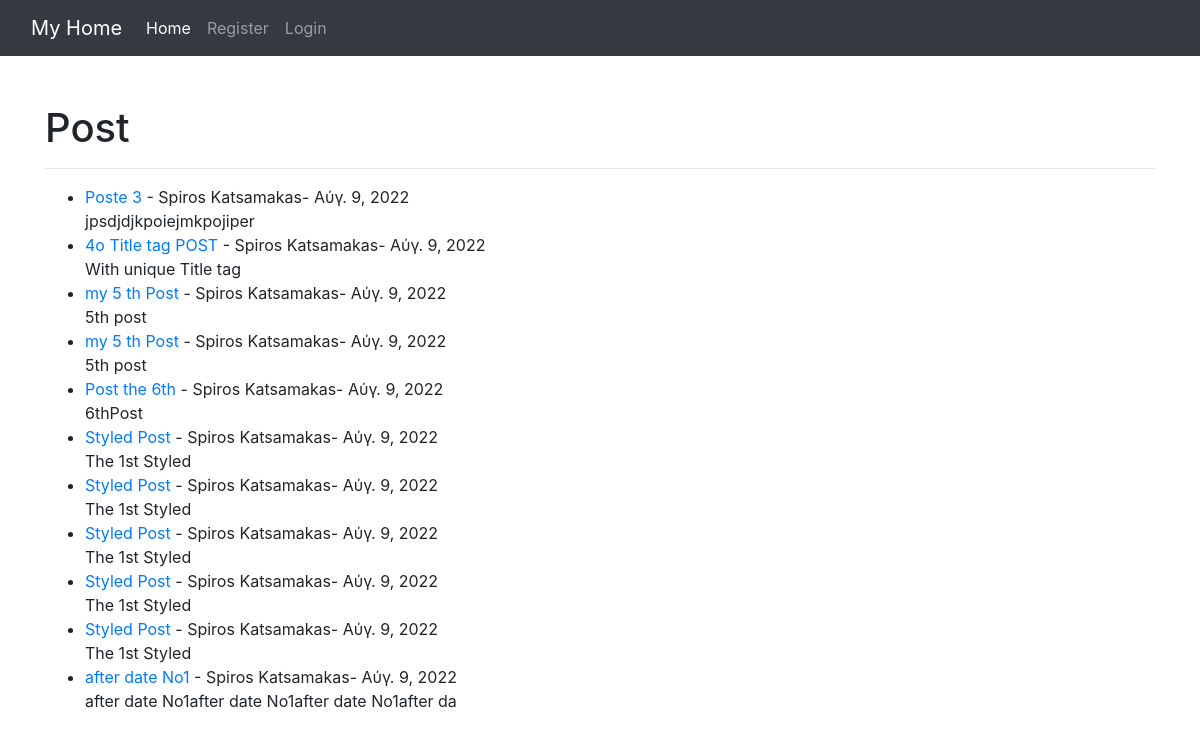
The app's page /, older data.
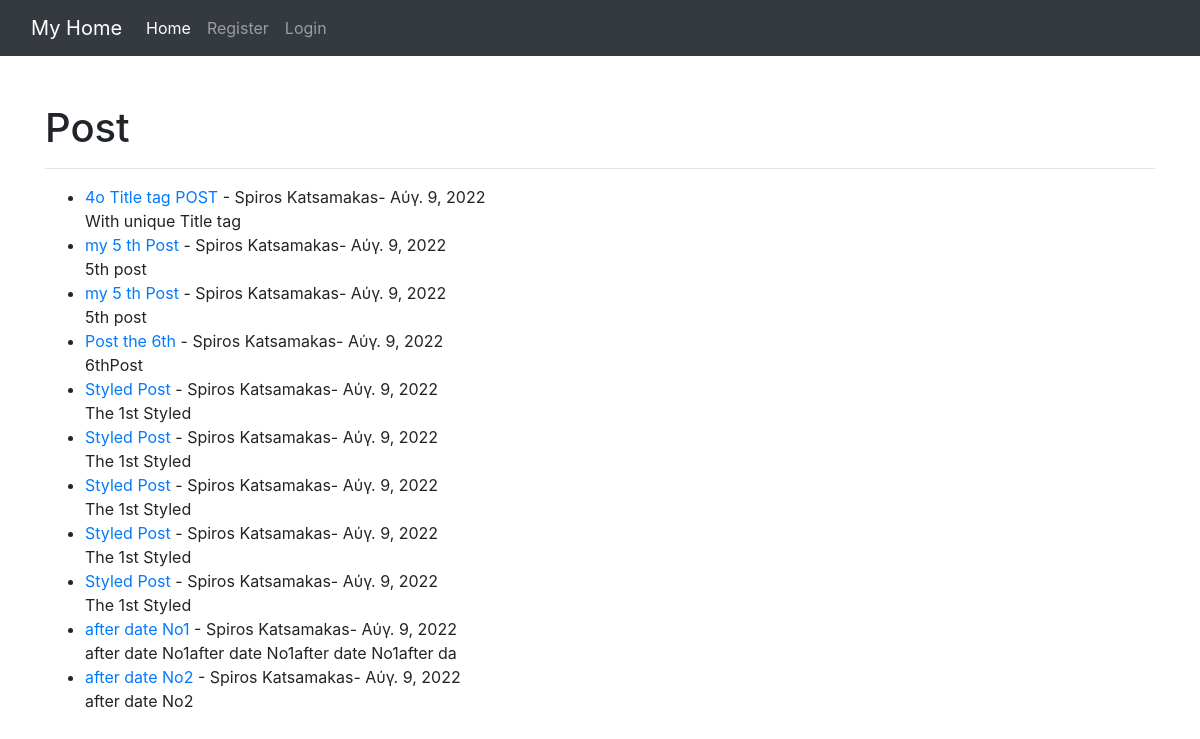
The same page, newer data.
### theblog/models.py (models this page shows, shortened)
class Post(models.Model):
    title = models.CharField(max_length=255)
    title_tag = models.CharField(max_length=255)
    author = models.ForeignKey(User, on_delete=models.CASCADE)
    body = models.TextField()
    post_date = models.DateField(auto_now_add=True)

### theblog/views.py (the view)
# urls.py: path('', HomeView.as_view(), name="home"),
class HomeView(ListView):
    model = Post
    template_name = 'home.html'
    ordering = ['-post_date']

### theblog/templates/home.html (shortened to what this page needs)
{% extends 'base.html' %}
{% block content %}
<br/>
<h1>Post</h1>
<hr>
<ul>
{% for post in object_list %}
	<li><a href="{% url 'article-detail' post.pk %}">{{ post.title }}<a/> -
	{{ post.author.first_name }}
	{{ post.author.last_name }}-
	{{ post.post_date }}
	<br/>
	{{ post.body|slice:":50"|safe }}</li>
{% endfor %}
</ul>
{% endblock %}

### theblog/templates/base.html (shortened to what this page needs)
<!doctype html>
<html lang="en">
  <head>
    <link rel="stylesheet" href="https://cdn.jsdelivr.net/npm/bootstrap@4.4.1/dist/css/bootstrap.min.css">
  </head>
  <body>
	<nav class="navbar navbar-expand-lg navbar-dark bg-dark">
  <div class="container-fluid">
    <a class="navbar-brand" href="{% url 'home' %}">My Home</a>
    <div class="collapse navbar-collapse" id="navbarSupportedContent">
      <ul class="navbar-nav me-auto mb-2 mb-lg-0">
        <li class="nav-item">
          <a class="nav-link active" aria-current="page" href="#">Home</a>
        </li>
		{% if user.is_authenticated %}
			<li class="nav-item">
			  <a class="nav-link" href="{% url 'add_post'%}">Add Post</a>
			</li>
			<li class="nav-item">
			  <a class="nav-link" href="{% url 'logout'%}">Logout</a>
			</li>
		{% else %}
			<li class="nav-item">
			  <a class="nav-link" href="{% url 'register'%}">Register</a>
			</li>
			<li class="nav-item">
			  <a class="nav-link" href="{% url 'login'%}">Login</a>
			</li>
		{% endif %}
      </ul>
    </div>
  </div>
</nav>
	<br/>
	<div class="container">
      {% block content %}
      {% endblock %}
    </div>
  </body>
</html>

Row changes from the older to the newer data that the page shows:
removed Post: title "Poste 3", author.first_name "Spiros", author.last_name "Katsamakas", post_date "Αύγ. 9, 2022", body "jpsdjdjkpoiejmkpojiper"
added Post: title "after date No2", author.first_name "Spiros", author.last_name "Katsamakas", post_date "Αύγ. 9, 2022", body "after date No2"
